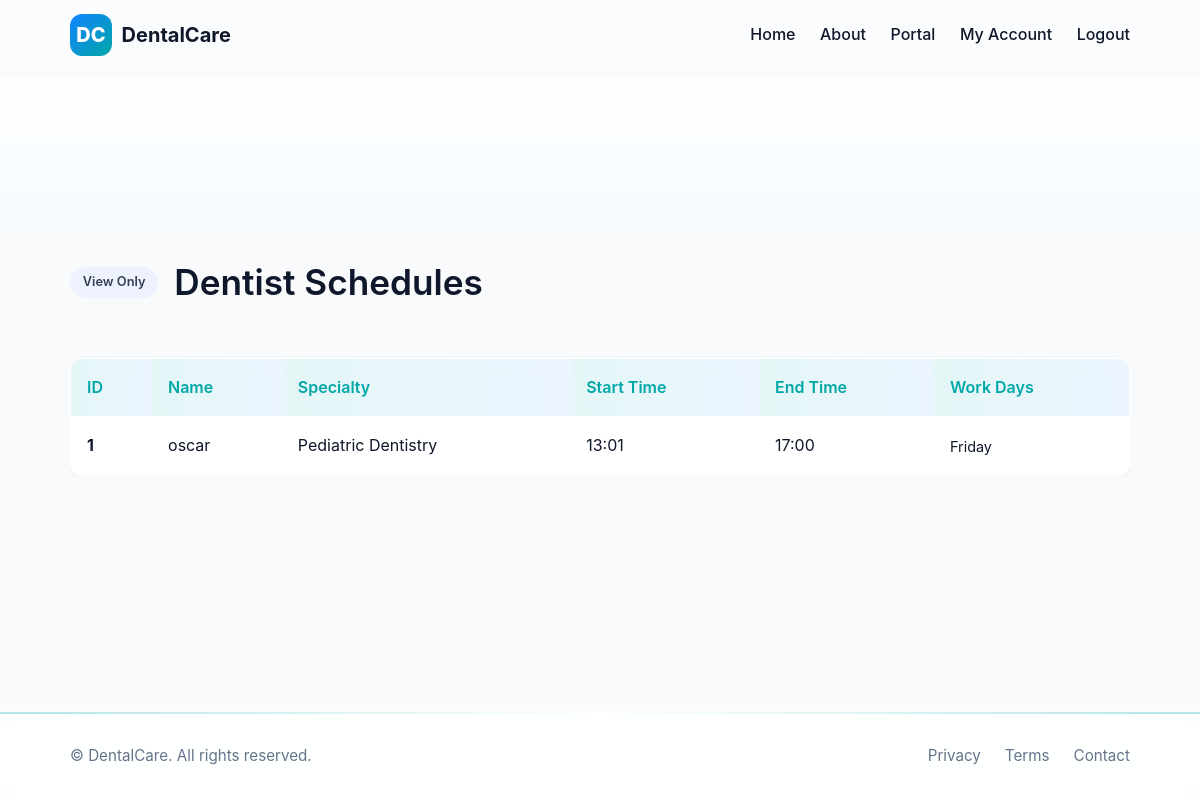
The app's page /staff/dentists (signed in) with its own data.
### tables this page shows
CREATE TABLE tbl_dentists (dentist_id INTEGER PRIMARY KEY REFERENCES tbl_accounts (acc_id) ON DELETE RESTRICT ON UPDATE RESTRICT, specialty TEXT, work_start TEXT DEFAULT '08:00', work_end TEXT DEFAULT '17:00', work_days TEXT DEFAULT 'Monday,Tuesday,Wednesday,Thursday,Friday', FOREIGN KEY (dentist_id) REFERENCES tbl_accounts (acc_id) ON DELETE CASCADE);

CREATE TABLE tbl_accounts (
  acc_id INTEGER PRIMARY KEY AUTOINCREMENT,
  acc_name TEXT NOT NULL,
  acc_email TEXT UNIQUE NOT NULL,
  acc_pass TEXT NOT NULL,
  acc_contact TEXT,
  acc_role TEXT NOT NULL CHECK(acc_role IN ('Staff','Admin','Dentist','Super Admin','Customer')),
  acc_status TEXT NOT NULL DEFAULT 'Pending Approval' CHECK(acc_status IN ('Pending Approval','Approved','Rejected','Deactivated'))
);

### app.py (the view)
            def inner(*args, **kwargs):
                user = current_user()
                if user is None or (roles and user['acc_role'] not in roles):
                    flash('Unauthorized', 'error')
                    return redirect(url_for('login'))
                return fn(*args, **kwargs)

### app.py (called while the page is built)
def get_db():
    if 'db' not in g:
        g.db = sqlite3.connect(DATABASE)
        g.db.row_factory = sqlite3.Row
    return g.db

### templates/dentists_schedules.html (shortened to what this page needs)
{% extends 'base.html' %}
{% block content %}
<section class="hero"><div class="hero-bg"></div></section>
<div class="container">
  <div class="admin-hero" style="margin-bottom: 2rem;">
    <span class="badge">View Only</span>
    <h1 class="strong" style="margin: 0;">Dentist Schedules</h1>
  </div>
  {% if dentists %}
  <div style="max-height: 700px; overflow-y: auto;">
    <table class="table glass">
      <thead style="position: sticky; top: 0; z-index: 10;">
        <tr>
          <th>ID</th>
          <th>Name</th>
          <th>Specialty</th>
          <th>Start Time</th>
          <th>End Time</th>
          <th>Work Days</th>
        </tr>
      </thead>
      <tbody>
        {% for d in dentists %}
        <tr>
          <td><strong>{{ d.acc_id }}</strong></td>
          <td>{{ d.acc_name }}</td>
          <td>{{ d.specialty or '—' }}</td>
          <td>{{ d.work_start or '—' }}</td>
          <td>{{ d.work_end or '—' }}</td>
          <td style="font-size: 0.9rem;">{{ d.work_days or '—' }}</td>
        </tr>
        {% endfor %}
      </tbody>
    </table>
  </div>
  {% else %}
    <div style="text-align: center; padding: 3rem; color: var(--muted);">
      <p style="font-size: 1.1rem; margin-bottom: 1rem;">📭 No dentists found</p>
      <p>Dentists can manage their own duty schedules in their profile.</p>
    </div>
  {% endif %}
</div>
{% endblock %}

### static/css/styles.css (style rules this page uses)
:root { --bg: #f8fafc; --surface: rgba(255, 255, 255, 0.6); --fg: #0f172a; --muted: #64748b; --primary: #00a7a7; --secondary: #1282ff; --danger: #ef4444; --success: #22c55e; --border: rgba(255, 255, 255, 0.2); --radius: 1rem; --shadow: 0 8px 30px rgba(2, 6, 23, 0.15); }
* { box-sizing: border-box; margin: 0; padding: 0; }
html, body { font-family: "Inter", "Segoe UI", system-ui, sans-serif; background: var(--bg); color: var(--fg); font-size: 16px; line-height: 1.6; scroll-behavior: smooth; height: 100%; display: flex; flex-direction: column; }
.container { max-width: 1100px; margin: 0 auto; padding: 0 1.25rem; }
.hero { position: relative; overflow: hidden; padding: 6rem 0 4rem; background: linear-gradient(180deg, #ffffff, #f5faff); color: var(--fg); }
.hero-bg { position: absolute; inset: 0; background: radial-gradient(circle at 50% 20%, rgba(18, 130, 255, 0.15), transparent 70%); z-index: -1; }
.badge { display: inline-block; background: #eef2ff; color: #334155; border-radius: 999px; padding: 0.25rem 0.6rem; font-size: 0.75rem; font-weight: 600; }
h1 { font-size: 2.2rem; line-height: 1.1; margin: 1rem 0; font-weight: 800; }
.glass { background: rgba(255, 255, 255, 0.85) !important; backdrop-filter: blur(10px); }
.table { width: 100%; border-collapse: collapse; margin-top: 1.5rem; border: 1px solid var(--border); border-radius: 0.75rem; overflow: hidden; box-shadow: 0 2px 8px rgba(0, 0, 0, 0.05); }
.table th, .table td { padding: 1rem; border-top: 1px solid var(--border); text-align: left; }
.table th { background: linear-gradient(90deg, rgba(0, 167, 167, 0.1), rgba(18, 130, 255, 0.08)); color: var(--primary); font-weight: 600; }
.table td { background: rgba(255, 255, 255, 0.5); }
.admin-hero { display: flex; flex-wrap: wrap; gap: 1rem; align-items: center; margin: 2rem 0 2.5rem; }
.admin-hero .badge { display: inline-block; background: #eef2ff; color: #334155; border-radius: 999px; padding: 0.35rem 0.8rem; font-size: 0.8rem; }
.strong { font-weight: 600; }

### records on screen
tbl_dentists: acc_id "1", acc_name "oscar", specialty "Pediatric Dentistry", work_start "13:01", work_end "17:00", work_days "Friday"
